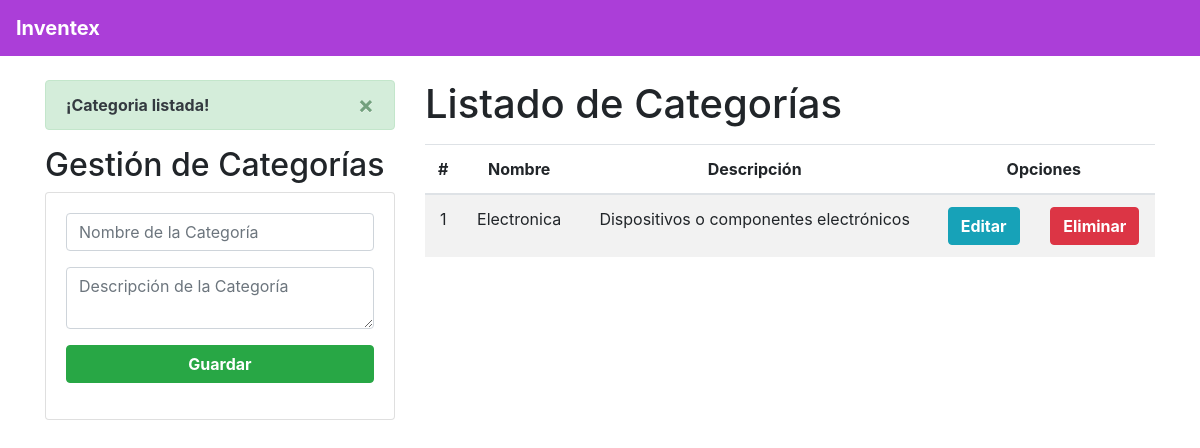
Before: /Inventario/IndexCat/ (signed in) with the older database file.
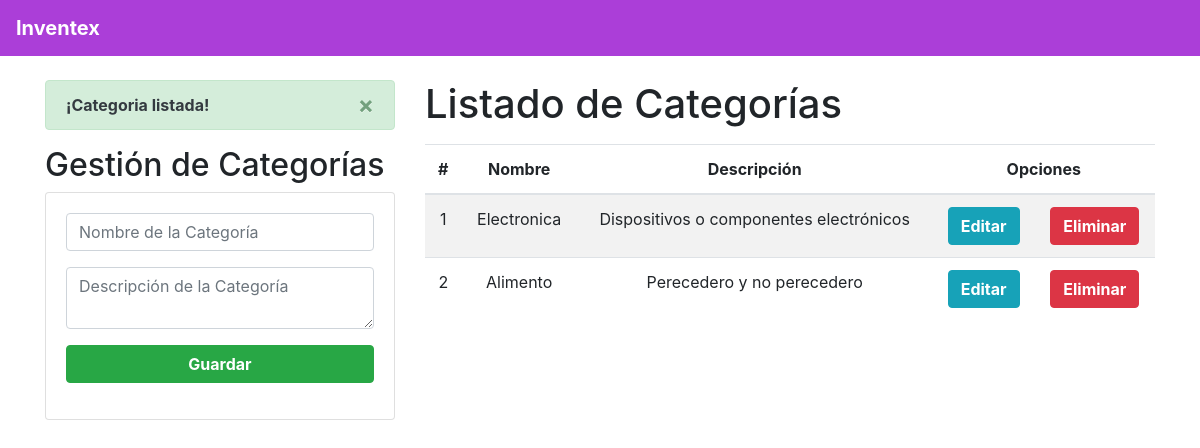
After: the same page with the newer database file.
### Aplicacion/Inventario/models.py (models this page shows, shortened)
class Categoria(models.Model):
    id = models.BigAutoField(primary_key= True)
    nombre = models.CharField(max_length=100)
    descripcion = models.TextField(max_length= 200)

### Aplicacion/Inventario/views.py (the view)
# urls.py: path('IndexCat/', views.homecategoria, name='IndexCat'),
@login_required
def homecategoria(request):
    if not request.user.is_staff:
        return redirect('acceso_denegado')
    categorias = Categoria.objects.all()
    messages.success(request, '¡Categoria listada!')
    return render(request, "gestionCategoria.html", {
        "categorias": categorias,
    })

### templates/gestionCategoria.html (shortened to what this page needs)
{% extends './base.html' %}
{% block body %}
<div class="row">
    <div class="col-sm-12 col-md-6 col-lg-4 col-xl-4">
        {% if messages %}
            {% for message in messages %}
                <div class="alert alert-dismissible alert-success">
                    <button type="button" class="close" data-dismiss="alert">&times;</button>
                    <strong class="text-dark">{{ message }}</strong>
                </div>
            {% endfor %}
        {% endif %}
        <h2>Gestión de Categorías</h2>
        <div class="card">
            <div class="card-body">
                <form method="POST" action="{% url 'registrarCategoria' %}">
                    <div class="form-group">
                        <input type="text" id="txtNombre" name="txtNombre" class="form-control"
                            placeholder="Nombre de la Categoría" maxlength="100" required>
                    </div>
                    <div class="form-group">
                        <textarea id="txtDescripcion" name="txtDescripcion" class="form-control"
                            placeholder="Descripción de la Categoría" maxlength="200" required></textarea>
                    </div>
                    <div class="form-group">
                        <button type="submit" class="btn btn-success btn-block text-white" style="font-weight:bold;">
                            Guardar
                        </button>
                    </div>
                </form>
            </div>
        </div>
    </div>
    <div class="col-sm-12 col-md-6 col-lg-8 col-xl-8">
        <h1>Listado de Categorías</h1>
        <div class="table-responsive py-2">
            <table class="table table-striped">
                <thead>
                    <tr>
                        <th>#</th>
                        <th>Nombre</th>
                        <th>Descripción</th>
                        <th colspan="2">Opciones</th>
                    </tr>
                </thead>
                <tbody>
                    {% for c in categorias %}
                    <tr>
                        <td>{{ forloop.counter }}</td>
                        <td>{{ c.nombre }}</td>
                        <td>{{ c.descripcion }}</td>
                        <td><a href="edicionCategoria/{{ c.id }}" class="btn btn-info" style="font-weight:bold;">Editar</a></td>
                        <td><a href="eliminarCategoria/{{ c.id }}" class="btn btn-danger btnEliminacion" style="font-weight:bold;">Eliminar</a></td>
                    </tr>
                    {% empty %}
                    <tr>
                        <td colspan="5" class="text-center">No hay categorías registradas.</td>
                    </tr>
                    {% endfor %}
                </tbody>
            </table>
        </div>
    </div>
</div>
{% endblock %}

Changed rows visible on the page:
added Categoria: nombre "Alimento", descripcion "Perecedero y no perecedero"
